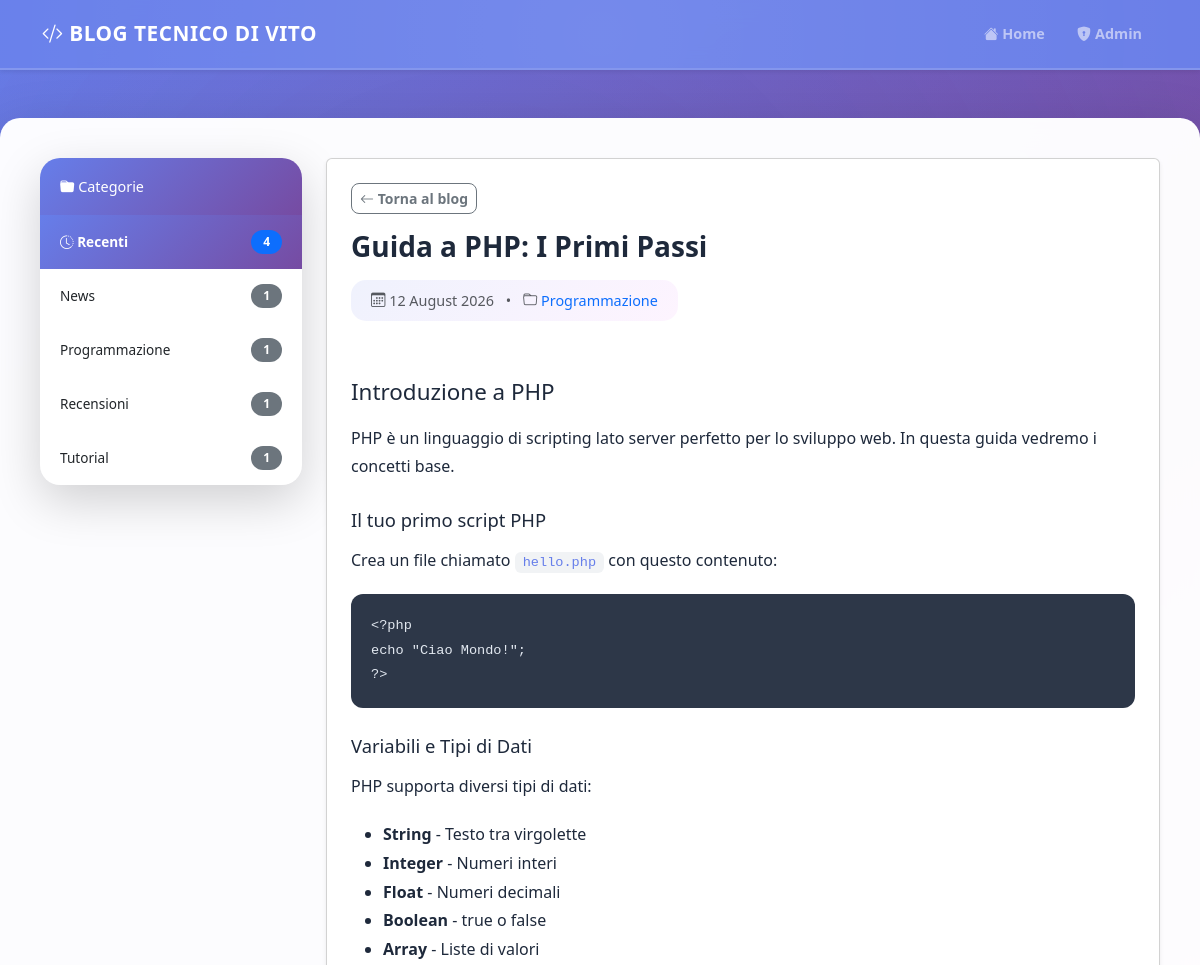
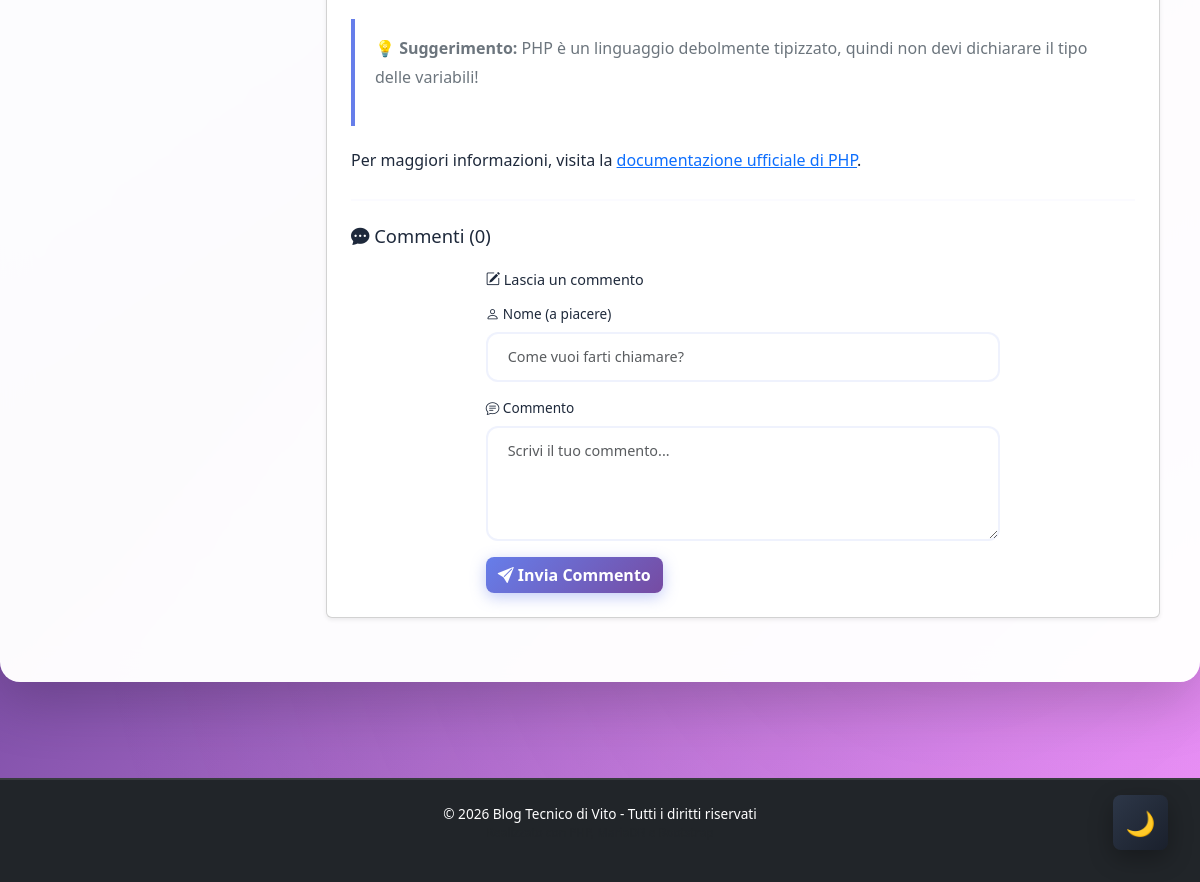
/?post=1, run on the app's committed database (2 pictures, top to bottom).
### tables this page shows
CREATE TABLE categorie (
    id INT AUTO_INCREMENT PRIMARY KEY,
    nome VARCHAR(100) NOT NULL,
    slug VARCHAR(100) NOT NULL UNIQUE,
    descrizione TEXT,
    created_at DATETIME DEFAULT CURRENT_TIMESTAMP
);

CREATE TABLE post (
    id INT AUTO_INCREMENT PRIMARY KEY,
    titolo VARCHAR(255) NOT NULL,
    slug VARCHAR(255) NOT NULL UNIQUE,
    contenuto LONGTEXT NOT NULL,
    data_creazione DATETIME DEFAULT CURRENT_TIMESTAMP,
    data_modifica DATETIME DEFAULT CURRENT_TIMESTAMP ON UPDATE CURRENT_TIMESTAMP,
    categoria_id INT,
    pubblicato TINYINT(1) DEFAULT 1,
    FOREIGN KEY (categoria_id) REFERENCES categorie(id) ON DELETE SET NULL
);

### index.php (the view, shortened to what this page needs)
<?php
require_once 'db.php';
$categoria_filtro = $_GET['cat'] ?? null;
$post_singolo_id = $_GET['post'] ?? null;
$post_singolo = null;
if ($post_singolo_id) {
    $stmt = $pdo->prepare("
        SELECT post.*, categorie.nome as cat_nome, categorie.slug as cat_slug
        FROM post
        LEFT JOIN categorie ON post.categoria_id = categorie.id
        WHERE post.id = ? AND post.pubblicato = 1
    ");
    $stmt->execute([$post_singolo_id]);
    $post_singolo = $stmt->fetch();
    $stmt_commenti = $pdo->prepare("SELECT * FROM commenti WHERE post_id = ? ORDER BY creato_il DESC");
    $stmt_commenti->execute([$post_singolo_id]);
    $commenti = $stmt_commenti->fetchAll();
}
$posts = $stmt->fetchAll();
$stmt_cat = $pdo->query("SELECT * FROM categorie ORDER BY nome");
$categorie = $stmt_cat->fetchAll();
$stmt_count = $pdo->query("
    SELECT categoria_id, COUNT(*) as count
    FROM post
    WHERE pubblicato = 1
    GROUP BY categoria_id
");
$post_count = [];
while ($row = $stmt_count->fetch()) {
    $post_count[$row['categoria_id']] = $row['count'];
}
$stmt_total = $pdo->query("SELECT COUNT(*) as total FROM post WHERE pubblicato = 1");
$totale_post = $stmt_total->fetch()['total'];
?>
<!DOCTYPE html>
<html lang="it">
<head>
    <link href="https://cdn.jsdelivr.net/npm/bootstrap@5.3.0/dist/css/bootstrap.min.css" rel="stylesheet">
    <link rel="stylesheet" href="https://cdn.jsdelivr.net/npm/bootstrap-icons@1.11.0/font/bootstrap-icons.css">
    <link rel="stylesheet" href="css/style.css">
</head>
<body>
    <nav class="navbar navbar-expand-lg navbar-dark bg-gradient-primary shadow-sm">
        <div class="container">
            <a class="navbar-brand fw-bold" href="index.php">
                <i class="bi bi-code-slash"></i> <?= SITE_NAME ?>
            </a>
            <div class="collapse navbar-collapse" id="navbarNav">
                <ul class="navbar-nav ms-auto">
                    <li class="nav-item">
                        <a class="nav-link <?= !$post_singolo_id && !$categoria_filtro ? 'active' : '' ?>" href="index.php">
                            <i class="bi bi-house-fill"></i> Home
                        </a>
                    </li>
                    <li class="nav-item">
                        <a class="nav-link" href="login.php">
                            <i class="bi bi-shield-lock-fill"></i> Admin
                        </a>
                    </li>
                </ul>
            </div>
        </div>
    </nav>
    <div class="container content-container my-5">
        <div class="row">
            <div class="col-lg-3 mb-4">
                <div class="card sidebar-card shadow-lg sticky-sidebar">
                    <div class="card-header text-white">
                        <h5 class="mb-0"><i class="bi bi-folder-fill"></i> Categorie</h5>
                    </div>
                    <ul class="list-group list-group-flush">
                        <li class="list-group-item <?= !$categoria_filtro ? 'active' : '' ?>">
                            <a href="index.php" class="text-decoration-none d-flex justify-content-between align-items-center">
                                <span><i class="bi bi-clock-history"></i> Recenti</span>
                                <span class="badge bg-primary rounded-pill"><?= $totale_post ?></span>
                            </a>
                        </li>
                        <?php foreach ($categorie as $cat): ?>
                            <li class="list-group-item <?= $categoria_filtro == $cat['id'] ? 'active' : '' ?>">
                                <a href="?cat=<?= $cat['id'] ?>" class="text-decoration-none d-flex justify-content-between align-items-center">
                                    <span><?= htmlspecialchars($cat['nome']) ?></span>
                                    <span class="badge bg-secondary rounded-pill">
                                        <?= $post_count[$cat['id']] ?? 0 ?>
                                    </span>
                                </a>
                            </li>
                        <?php endforeach; ?>
                    </ul>
                </div>
            </div>
            <div class="col-lg-9">
                <?php if ($post_singolo): ?>
                    <article class="card shadow-sm mb-4">
                        <div class="card-body p-4">
                            <div class="mb-3">
                                <a href="index.php" class="btn btn-sm btn-outline-secondary">
                                    <i class="bi bi-arrow-left"></i> Torna al blog
                                </a>
                            </div>
                            <h1 class="display-5 fw-bold mb-3"><?= htmlspecialchars($post_singolo['titolo']) ?></h1>
                            <div class="post-meta text-muted mb-4">
                                <i class="bi bi-calendar3"></i>
                                <?= date('d F Y', strtotime($post_singolo['data_creazione'])) ?>
                                <?php if ($post_singolo['cat_nome']): ?>
                                    <span class="mx-2">•</span>
                                    <i class="bi bi-folder"></i>
                                    <a href="?cat=<?= $post_singolo['categoria_id'] ?>" class="text-decoration-none">
                                        <?= htmlspecialchars($post_singolo['cat_nome']) ?>
                                    </a>
                                <?php endif; ?>
                            </div>
                            <div class="post-content">
                                <?= $post_singolo['contenuto'] ?>
                            </div>
                            <hr class="my-4">
                            <h3 class="mb-4"><i class="bi bi-chat-dots-fill"></i> Commenti (<?= count($commenti ?? []) ?>)</h3>
                            <div class="row justify-content-center">
                                <div class="col-md-8">
                                    <h5 class="mb-3"><i class="bi bi-pencil-square"></i> Lascia un commento</h5>
                                     <form method="POST" action="">
                                        <div class="mb-3">
                                            <label for="nome" class="form-label"><i class="bi bi-person"></i> Nome (a piacere)</label>
                                            <input type="text" class="form-control" id="nome" name="nome" required placeholder="Come vuoi farti chiamare?" maxlength="100">
                                        </div>
                                        <div class="mb-3">
                                            <label for="contenuto" class="form-label"><i class="bi bi-chat-text"></i> Commento</label>
                                            <textarea class="form-control" id="contenuto" name="contenuto" rows="4" required placeholder="Scrivi il tuo commento..." maxlength="5000"></textarea>
                                        </div>
                                        <button type="submit" class="btn btn-primary">
                                            <i class="bi bi-send-fill"></i> Invia Commento
                                        </button>
                                    </form>
                                </div>
                            </div>
                        </div>
                    </article>
                <?php endif; ?>
            </div>
        </div>
    </div>
    <button id="darkModeToggle"
            class="btn btn-dark-mode-toggle position-fixed"
            style="bottom: 2rem; right: 2rem; z-index: 9999;"
            title="Modalità Notte">
    </button>
    <footer class="bg-dark text-white py-4 mt-5">
        <div class="container text-center">
            <p class="mb-0">&copy; <?= date('Y') ?> <?= SITE_NAME ?> - Tutti i diritti riservati</p>
            <p class="small text-muted">Realizzato con PHP, MariaDB e Bootstrap</p>
        </div>
    </footer>
</body>
</html>

### data on the page
categorie: nome "News", id "1"
categorie: nome "Programmazione", id "1"
categorie: nome "Recensioni", id "1"
categorie: nome "Tutorial", id "1"
post: titolo "Guida a PHP: I Primi Passi", data_creazione "12 August 2026", categoria.nome "Programmazione", contenuto "Introduzione a PHP PHP è un linguaggio di scripting lato server perfetto per lo sviluppo web. In questa guida vedremo i concetti base. Il tuo primo script PHP Crea un file chiamato hello.php con questo contenuto: <?php echo \"Ciao Mondo!\"; ?> Variabili e Tipi di Dati PHP supporta diversi tipi di dati: String - Testo tra virgolette Integer - Numeri interi Float - Numeri decimali Boolean - true o false Array - Liste di valori 💡 Suggerimento: PHP è un linguaggio debolmente tipizzato, quindi non devi dichiarare il tipo delle variabili! Per maggiori informazioni, visita la documentazione ufficiale di PHP ."

### other printed values
SITE_NAME "BLOG TECNICO DI VITO"
$totale_post "4"
count($commenti ?? []) "0"
SITE_NAME "Blog Tecnico di Vito"
